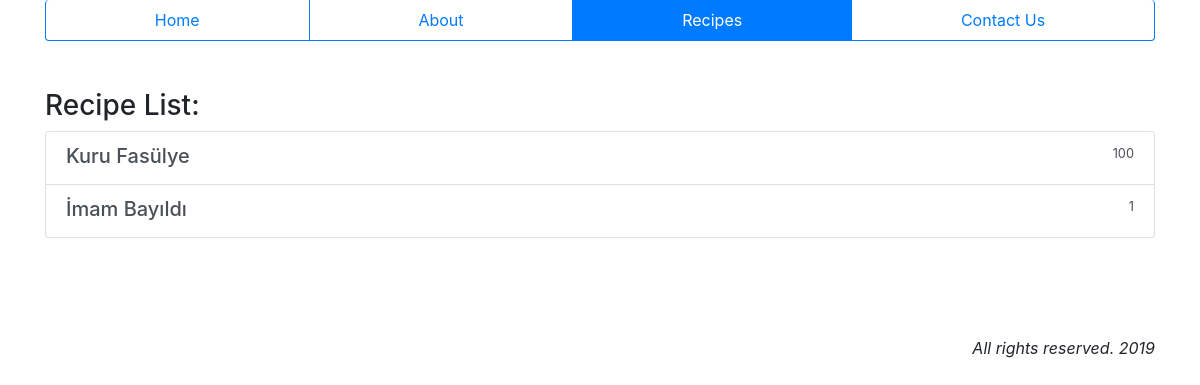
Page /recipes/ on the earlier database version.
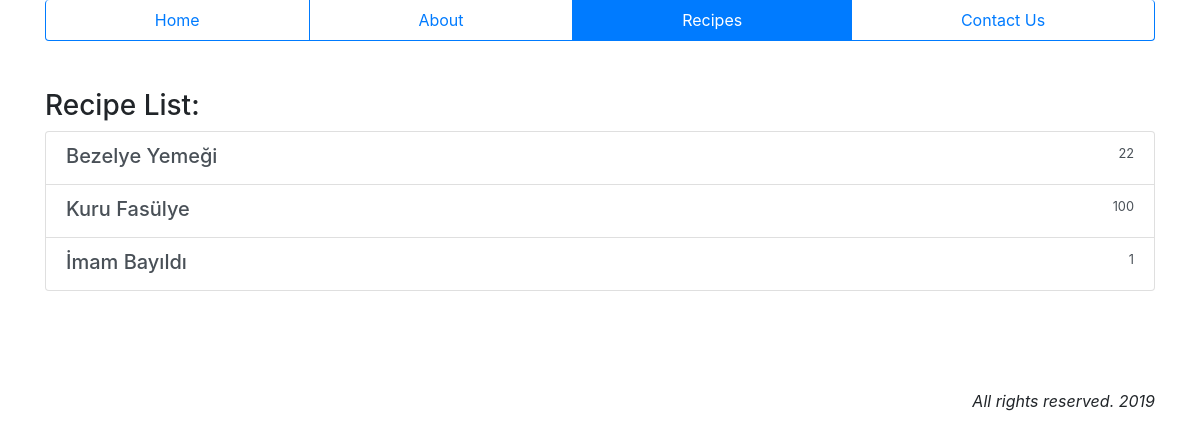
Same page on the later database version.
### findmeal/models.py (models this page shows, shortened)
class Recipe(models.Model):
    name = models.CharField(max_length=100)
    slug = models.SlugField(default='', editable=False, max_length=100)
    image = models.ImageField(upload_to='recipe')
    prep = models.IntegerField()
    serving = models.IntegerField()
    rating = models.DecimalField(max_digits=3, decimal_places=2, null=True, blank=True, default=0)
    rateuser = models.IntegerField(null=True, blank=True, default=0)
    calorie = models.IntegerField()
    def __str__(self):
        return self.name
    def get_absolute_url(self):
        kwargs = {
            'pk': self.id,
            'slug': self.slug
        }
        return reverse('findmeal:detail', kwargs=kwargs)

### findmeal/views.py (the view)
# urls.py: path('recipes/', views.RecipesView.as_view(), name='recipes'),
class RecipesView(ListView):
    template_name = 'findmeal/recipes.html'
    context_object_name = 'recipes_list'
    def get_queryset(self):
        return Recipe.objects.all().order_by('-id')
    def get_context_data(self, **kwargs):
        data = super().get_context_data(*kwargs)
        data['recipes'] = 'active'
        return data

### findmeal/templates/findmeal/recipes.html
{% extends 'findmeal/base.html' %}
{% block content %}
  <h3>Recipe List:</h3>
  <div class="list-group">
		{% for recipe in recipes_list %}
      <a href="{{ recipe.get_absolute_url }}" class="list-group-item list-group-item-action">
        <div class="d-flex w-100 justify-content-between">
          <h5 class="mb-1">
            {{ recipe }}
          </h5>
          <small>{{ recipe.calorie }}</small>
        </div>
      </a>
		{% endfor %}
	</div>
{% endblock %}

### findmeal/templates/findmeal/base.html (shortened to what this page needs)
{% load static %}
<!doctype html>
<html>
  <head>
		<link rel="stylesheet" href="https://stackpath.bootstrapcdn.com/bootstrap/4.3.1/css/bootstrap.min.css"
 />
    <link rel="stylesheet" href="https://use.fontawesome.com/releases/v5.8.2/css/all.css"
>
    <link rel="stylesheet" type="text/css" href="{% static 'findmeal/css/style.css' %}" />
	</head>
  <body>
    <header>
      <div class="container">
        <nav class="nav nav-pills flex-column flex-sm-row">
          <a class="flex-sm-fill text-sm-center nav-link {{ home_page }}" href="{% url 'findmeal:index' %}">Home</a>
          <a class="flex-sm-fill text-sm-center nav-link {% if request.path == '/about/' %}active{% endif %}" href="{% url 'findmeal:about' %}">About</a>
          <a class="flex-sm-fill text-sm-center nav-link {{ recipes }}" href="{% url 'findmeal:recipes' %}">Recipes</a>
          <a class="flex-sm-fill text-sm-center nav-link" href="#">Contact Us</a>
        </nav>
      </div>
    </header>
    <br /><br />
    <div class="container">
    {% block content %}
    {% endblock %}
    </div>
    <br /><br />
    <footer>
      <div class="container">
        <p>All rights reserved. 2019</p>
      </div>
    </footer>
	</body>
</html>

### findmeal/static/findmeal/css/style.css (style rules this page uses)
header nav { border: 1px solid #007bff; border-top: none; border-radius: .25rem; }
header a { border-right: 1px solid #007bff; border-radius: 0 !important; }
header a:last-child { border-right: none; }
footer { text-align: right; font-style: italic; margin-top: 50px; }
.list-group-item:last-child { border-bottom: 1px solid rgba(0,0,0,.125) !important; }

Differences in the rows shown:
added Recipe: name "Bezelye Yemeği", calorie "22"
